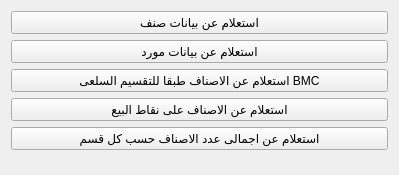
             <widget class="QWidget" name="page_14">
              <property name="geometry">
               <rect>
                <x>-132</x>
                <y>0</y>
                <width>399</width>
                <height>175</height>
               </rect>
              </property>
              <attribute name="label">
               <string>تقارير البيانات الاساسية</string>
              </attribute>
              <layout class="QGridLayout" name="gridLayout_25">
               <item row="0" column="0">
                <layout class="QVBoxLayout" name="verticalLayout_6">
                 <item>
                  <widget class="QPushButton" name="QAct_Report_Master_Data_1">
                   <property name="text">
                    <string>استعلام عن بيانات صنف</string>
                   </property>
                  </widget>
                 </item>
                 <item>
                  <widget class="QPushButton" name="QAct_Report_Master_Data_2">
                   <property name="text">
                    <string>استعلام عن بيانات مورد</string>
                   </property>
                  </widget>
                 </item>
                 <item>
                  <widget class="QPushButton" name="QAct_Report_Master_Data_3">
                   <property name="text">
                    <string>استعلام عن الاصناف طبقا للتقسيم السلعى BMC</string>
                   </property>
                  </widget>
                 </item>
                 <item>
                  <widget class="QPushButton" name="QAct_Report_Master_Data_4">
                   <property name="text">
                    <string>استعلام عن الاصناف على نقاط البيع</string>
                   </property>
                  </widget>
                 </item>
                 <item>
                  <widget class="QPushButton" name="QAct_Report_Master_Data_5">
                   <property name="text">
                    <string>استعلام عن اجمالى عدد الاصناف حسب كل قسم</string>
                   </property>
                  </widget>
                 </item>
                 <item>
                  <spacer name="verticalSpacer_16">
                   <property name="orientation">
                    <enum>Qt::Vertical</enum>
                   </property>
                   <property name="sizeHint" stdset="0">
                    <size>
                     <width>20</width>
                     <height>40</height>
                    </size>
                   </property>
                  </spacer>
                 </item>
                </layout>
               </item>
              </layout>
             </widget>
